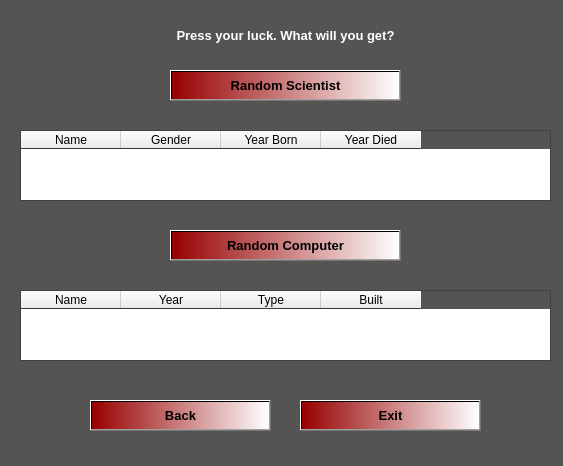
<?xml version="1.0" encoding="UTF-8"?>
<ui version="4.0">
 <class>Random</class>
 <widget class="QDialog" name="Random">
  <property name="geometry">
   <rect>
    <x>0</x>
    <y>0</y>
    <width>563</width>
    <height>466</height>
   </rect>
  </property>
  <property name="palette">
   <palette>
    <active>
     <colorrole role="Base">
      <brush brushstyle="SolidPattern">
       <color alpha="255">
        <red>255</red>
        <green>255</green>
        <blue>255</blue>
       </color>
      </brush>
     </colorrole>
     <colorrole role="Window">
      <brush brushstyle="SolidPattern">
       <color alpha="255">
        <red>85</red>
        <green>84</green>
        <blue>82</blue>
       </color>
      </brush>
     </colorrole>
    </active>
    <inactive>
     <colorrole role="Base">
      <brush brushstyle="SolidPattern">
       <color alpha="255">
        <red>255</red>
        <green>255</green>
        <blue>255</blue>
       </color>
      </brush>
     </colorrole>
     <colorrole role="Window">
      <brush brushstyle="SolidPattern">
       <color alpha="255">
        <red>85</red>
        <green>84</green>
        <blue>82</blue>
       </color>
      </brush>
     </colorrole>
    </inactive>
    <disabled>
     <colorrole role="Base">
      <brush brushstyle="SolidPattern">
       <color alpha="255">
        <red>85</red>
        <green>84</green>
        <blue>82</blue>
       </color>
      </brush>
     </colorrole>
     <colorrole role="Window">
      <brush brushstyle="SolidPattern">
       <color alpha="255">
        <red>85</red>
        <green>84</green>
        <blue>82</blue>
       </color>
      </brush>
     </colorrole>
    </disabled>
   </palette>
  </property>
  <property name="windowTitle">
   <string>Dialog</string>
  </property>
  <property name="windowIcon">
   <iconset resource="../resource.qrc">
    <normaloff>:/icons/santa.png</normaloff>:/icons/santa.png</iconset>
  </property>
  <widget class="QPushButton" name="Button_get_random_scient">
   <property name="geometry">
    <rect>
     <x>170</x>
     <y>70</y>
     <width>231</width>
     <height>31</height>
    </rect>
   </property>
   <property name="font">
    <font>
     <pointsize>10</pointsize>
     <weight>75</weight>
     <bold>true</bold>
    </font>
   </property>
   <property name="styleSheet">
    <string notr="true">background-color: qlineargradient(spread:pad, x1:0, y1:0, x2:1, y2:0, stop:0 rgba(151, 0, 0, 255), stop:1 rgba(255, 255, 255, 255));
</string>
   </property>
   <property name="text">
    <string>Random Scientist</string>
   </property>
  </widget>
  <widget class="QPushButton" name="Button_get_random_comp">
   <property name="geometry">
    <rect>
     <x>170</x>
     <y>230</y>
     <width>231</width>
     <height>31</height>
    </rect>
   </property>
   <property name="font">
    <font>
     <pointsize>10</pointsize>
     <weight>75</weight>
     <bold>true</bold>
    </font>
   </property>
   <property name="styleSheet">
    <string notr="true">background-color: qlineargradient(spread:pad, x1:0, y1:0, x2:1, y2:0, stop:0 rgba(151, 0, 0, 255), stop:1 rgba(255, 255, 255, 255));
</string>
   </property>
   <property name="text">
    <string>Random Computer</string>
   </property>
  </widget>
  <widget class="QTableWidget" name="table_scientists">
   <property name="geometry">
    <rect>
     <x>20</x>
     <y>130</y>
     <width>531</width>
     <height>71</height>
    </rect>
   </property>
   <attribute name="verticalHeaderVisible">
    <bool>false</bool>
   </attribute>
   <column>
    <property name="text">
     <string>Name</string>
    </property>
   </column>
   <column>
    <property name="text">
     <string>Gender</string>
    </property>
   </column>
   <column>
    <property name="text">
     <string>Year Born</string>
    </property>
   </column>
   <column>
    <property name="text">
     <string>Year Died</string>
    </property>
   </column>
  </widget>
  <widget class="QTableWidget" name="table_computer">
   <property name="geometry">
    <rect>
     <x>20</x>
     <y>290</y>
     <width>531</width>
     <height>71</height>
    </rect>
   </property>
   <property name="minimumSize">
    <size>
     <width>521</width>
     <height>0</height>
    </size>
   </property>
   <attribute name="verticalHeaderVisible">
    <bool>false</bool>
   </attribute>
   <column>
    <property name="text">
     <string>Name</string>
    </property>
   </column>
   <column>
    <property name="text">
     <string>Year</string>
    </property>
   </column>
   <column>
    <property name="text">
     <string>Type</string>
    </property>
   </column>
   <column>
    <property name="text">
     <string>Built</string>
    </property>
   </column>
  </widget>
  <widget class="QLabel" name="label">
   <property name="geometry">
    <rect>
     <x>20</x>
     <y>20</y>
     <width>531</width>
     <height>31</height>
    </rect>
   </property>
   <property name="font">
    <font>
     <pointsize>10</pointsize>
     <weight>75</weight>
     <bold>true</bold>
    </font>
   </property>
   <property name="styleSheet">
    <string notr="true">color: rgb(255, 255, 255);</string>
   </property>
   <property name="text">
    <string>&lt;html&gt;&lt;head/&gt;&lt;body&gt;&lt;p align=&quot;center&quot;&gt;Press your luck. What will you get?&lt;/p&gt;&lt;/body&gt;&lt;/html&gt;</string>
   </property>
  </widget>
  <widget class="QPushButton" name="Button_back">
   <property name="geometry">
    <rect>
     <x>90</x>
     <y>400</y>
     <width>181</width>
     <height>31</height>
    </rect>
   </property>
   <property name="font">
    <font>
     <pointsize>10</pointsize>
     <weight>75</weight>
     <bold>true</bold>
    </font>
   </property>
   <property name="styleSheet">
    <string notr="true">background-color: qlineargradient(spread:pad, x1:0, y1:0, x2:1, y2:0, stop:0 rgba(151, 0, 0, 255), stop:1 rgba(255, 255, 255, 255));</string>
   </property>
   <property name="text">
    <string>Back</string>
   </property>
  </widget>
  <widget class="QPushButton" name="Button_exit">
   <property name="geometry">
    <rect>
     <x>300</x>
     <y>400</y>
     <width>181</width>
     <height>31</height>
    </rect>
   </property>
   <property name="font">
    <font>
     <pointsize>10</pointsize>
     <weight>75</weight>
     <bold>true</bold>
    </font>
   </property>
   <property name="styleSheet">
    <string notr="true">background-color: qlineargradient(spread:pad, x1:0, y1:0, x2:1, y2:0, stop:0 rgba(151, 0, 0, 255), stop:1 rgba(255, 255, 255, 255));</string>
   </property>
   <property name="text">
    <string>Exit</string>
   </property>
  </widget>
 </widget>
 <resources>
  <include location="../resource.qrc"/>
 </resources>
 <connections/>
</ui>
